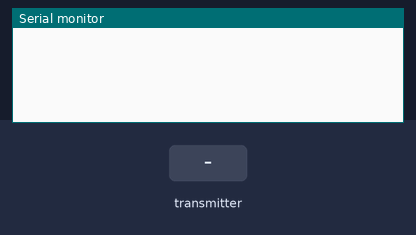
A sketch run on a simulated ESP32. Shown: the last lines printed to the serial monitor. The test bench sets the inputs (shaded band).

Above: at 1.2 s.
1.3 s: the transmitter starts sending id = 0
At 1.66 s:
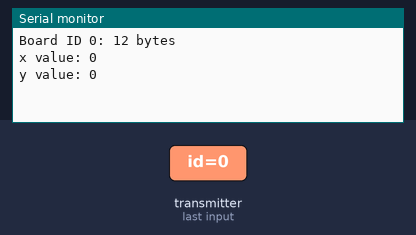
2.8 s: the transmitter starts sending x = 1024
4.3 s: the transmitter starts sending y = 1024
At 4.66 s:
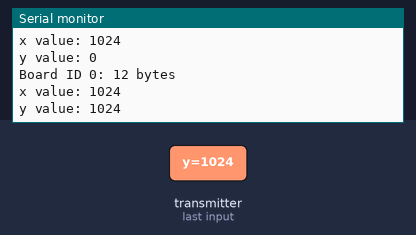
5.8 s: the transmitter starts sending id = 1
7.3 s: the transmitter starts sending x = 2048
8.8 s: the transmitter starts sending y = 2048
At 9.16 s:
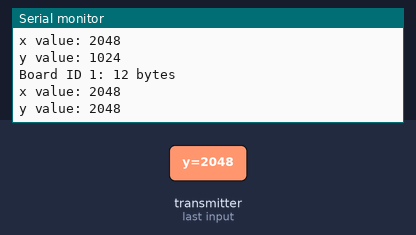
Timing chart, 0 to 11.3 s (numbered marks = the images above; inputs shaded):
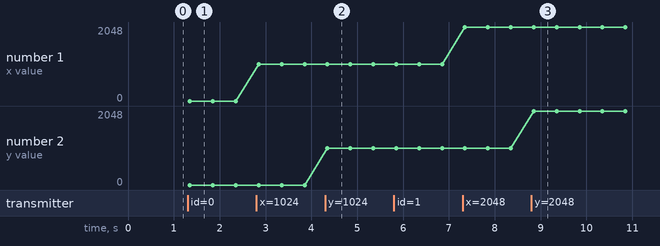

The sketch:

10_4_2_receiver_multiple_boards.ino
```cpp
// (licence header left out)
#include <esp_now.h>
#include <WiFi.h>

// Structure example to receive data
// Must match the sender structure
typedef struct struct_message {
  int id;
  int x;
  int y;
}struct_message;

// Create a struct_message called myData
struct_message myData;

// Create a structure to hold the readings from each board
struct_message board1;
struct_message board2;
struct_message board3;

// Create an array with all the structures
struct_message boardsStruct[3] = {board1, board2, board3};

// callback function that will be executed when data is received
void OnDataRecv(const uint8_t * mac_addr, const uint8_t *incomingData, int len) {
  memcpy(&myData, incomingData, sizeof(myData));
  Serial.printf("Board ID %u: %u bytes\n", myData.id, len);
  // Update the structures with the new incoming data
  boardsStruct[myData.id-1].x = myData.x;
  boardsStruct[myData.id-1].y = myData.y;
  Serial.printf("x value: %d \n", boardsStruct[myData.id-1].x);
  Serial.printf("y value: %d \n", boardsStruct[myData.id-1].y);
  Serial.println();
}

void setup() {
  //Initialize Serial Monitor
  Serial.begin(115200);

  //Set device as a Wi-Fi Station
  WiFi.mode(WIFI_STA);

  //Init ESP-NOW
  if (esp_now_init() != ESP_OK) {
    Serial.println("Error initializing ESP-NOW");
    return;
  }

  // Once ESPNow is successfully Init, we will register for recv CB to
  // get recv packer info
  esp_now_register_recv_cb(esp_now_recv_cb_t(OnDataRecv));
}

void loop() {
  // Acess the variables for each board
  /*int board1X = boardsStruct[0].x;
  int board1Y = boardsStruct[0].y;
  int board2X = boardsStruct[1].x;
  int board2Y = boardsStruct[1].y;
  int board3X = boardsStruct[2].x;
  int board3Y = boardsStruct[2].y;*/

  delay(10000);
}
```

Measured:
- after the input at 1.3 s, the serial monitor: prints a new line after 0.05 s (image 1)
- after the input at 4.3 s, the serial monitor: prints a new line after 0.05 s (image 2)
- after the input at 8.8 s, the serial monitor: prints a new line after 0.05 s (image 3)
- plotted number 1: 0 → 1024 after the input at 2.8 s, 1024 → 2048 after the input at 7.3 s
